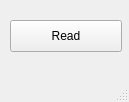
<?xml version="1.0" encoding="UTF-8"?>
<ui version="4.0">
 <class>MainWindow</class>
 <widget class="QMainWindow" name="MainWindow">
  <property name="geometry">
   <rect>
    <x>0</x>
    <y>0</y>
    <width>129</width>
    <height>102</height>
   </rect>
  </property>
  <property name="windowTitle">
   <string>MainWindow</string>
  </property>
  <widget class="QWidget" name="centralwidget">
   <widget class="QPushButton" name="pushButton">
    <property name="geometry">
     <rect>
      <x>10</x>
      <y>20</y>
      <width>112</width>
      <height>32</height>
     </rect>
    </property>
    <property name="text">
     <string>Read</string>
    </property>
   </widget>
  </widget>
  <widget class="QMenuBar" name="menubar">
   <property name="geometry">
    <rect>
     <x>0</x>
     <y>0</y>
     <width>129</width>
     <height>22</height>
    </rect>
   </property>
  </widget>
  <widget class="QStatusBar" name="statusbar"/>
 </widget>
 <resources/>
 <connections/>
</ui>
